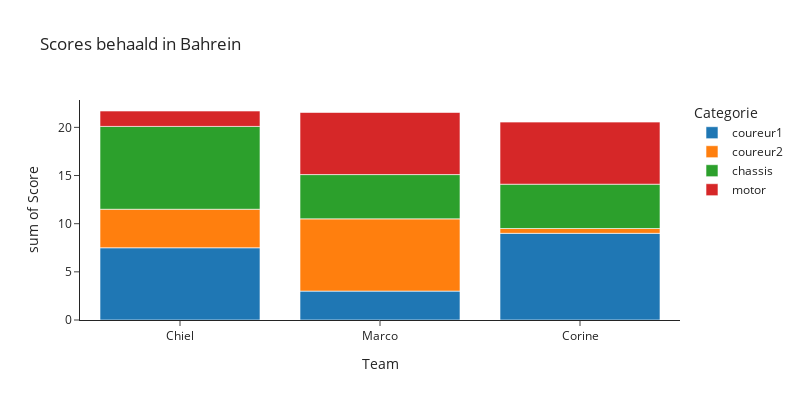

Notebook source saved alongside this figure:
### Code cell
fig = px.histogram(df.loc[df['race']=='Bahrein'], x="team", y="score", color="cat",
            title="Scores behaald in Bahrein",
            width=800, height=400,
            labels={ "score" : "Score", "cat" : "Categorie", "team" : "Team" },
            template="simple_white"
            )
fig.show()
fig.write_html("test_bar.html")

### Figure 1 — Plotly figure (JSON) as saved in the notebook; plotly's stock layout.template omitted (floating-point values rounded to 4 significant figures)
{"data": [{"alignmentgroup": "True", "bingroup": "x", "histfunc": "sum", "hovertemplate": "Categorie=coureur1<br>Team=%{x}<br>sum of Score=%{y}<extra></extra>", "legendgroup": "coureur1", "marker": {"color": "#1F77B4", "pattern": {"shape": ""}}, "name": "coureur1", "offsetgroup": "coureur1", "orientation": "v", "showlegend": true, "type": "histogram", "x": ["Chiel", "Marco", "Corine"], "xaxis": "x", "y": [7.5, 3, 9], "yaxis": "y"}, {"alignmentgroup": "True", "bingroup": "x", "histfunc": "sum", "hovertemplate": "Categorie=coureur2<br>Team=%{x}<br>sum of Score=%{y}<extra></extra>", "legendgroup": "coureur2", "marker": {"color": "#FF7F0E", "pattern": {"shape": ""}}, "name": "coureur2", "offsetgroup": "coureur2", "orientation": "v", "showlegend": true, "type": "histogram", "x": ["Chiel", "Marco", "Corine"], "xaxis": "x", "y": [4, 7.5, 0.5], "yaxis": "y"}, {"alignmentgroup": "True", "bingroup": "x", "histfunc": "sum", "hovertemplate": "Categorie=chassis<br>Team=%{x}<br>sum of Score=%{y}<extra></extra>", "legendgroup": "chassis", "marker": {"color": "#2CA02C", "pattern": {"shape": ""}}, "name": "chassis", "offsetgroup": "chassis", "orientation": "v", "showlegend": true, "type": "histogram", "x": ["Chiel", "Marco", "Corine"], "xaxis": "x", "y": [8.6, 4.6, 4.6], "yaxis": "y"}, {"alignmentgroup": "True", "bingroup": "x", "histfunc": "sum", "hovertemplate": "Categorie=motor<br>Team=%{x}<br>sum of Score=%{y}<extra></extra>", "legendgroup": "motor", "marker": {"color": "#D62728", "pattern": {"shape": ""}}, "name": "motor", "offsetgroup": "motor", "orientation": "v", "showlegend": true, "type": "histogram", "x": ["Chiel", "Marco", "Corine"], "xaxis": "x", "y": [1.6, 6.45, 6.45], "yaxis": "y"}], "layout": {"barmode": "relative", "height": 400, "legend": {"title": {"text": "Categorie"}, "tracegroupgap": 0}, "title": {"text": "Scores behaald in Bahrein"}, "width": 800, "xaxis": {"anchor": "y", "domain": [0, 1], "title": {"text": "Team"}}, "yaxis": {"anchor": "x", "domain": [0, 1], "title": {"text": "sum of Score"}}}}
